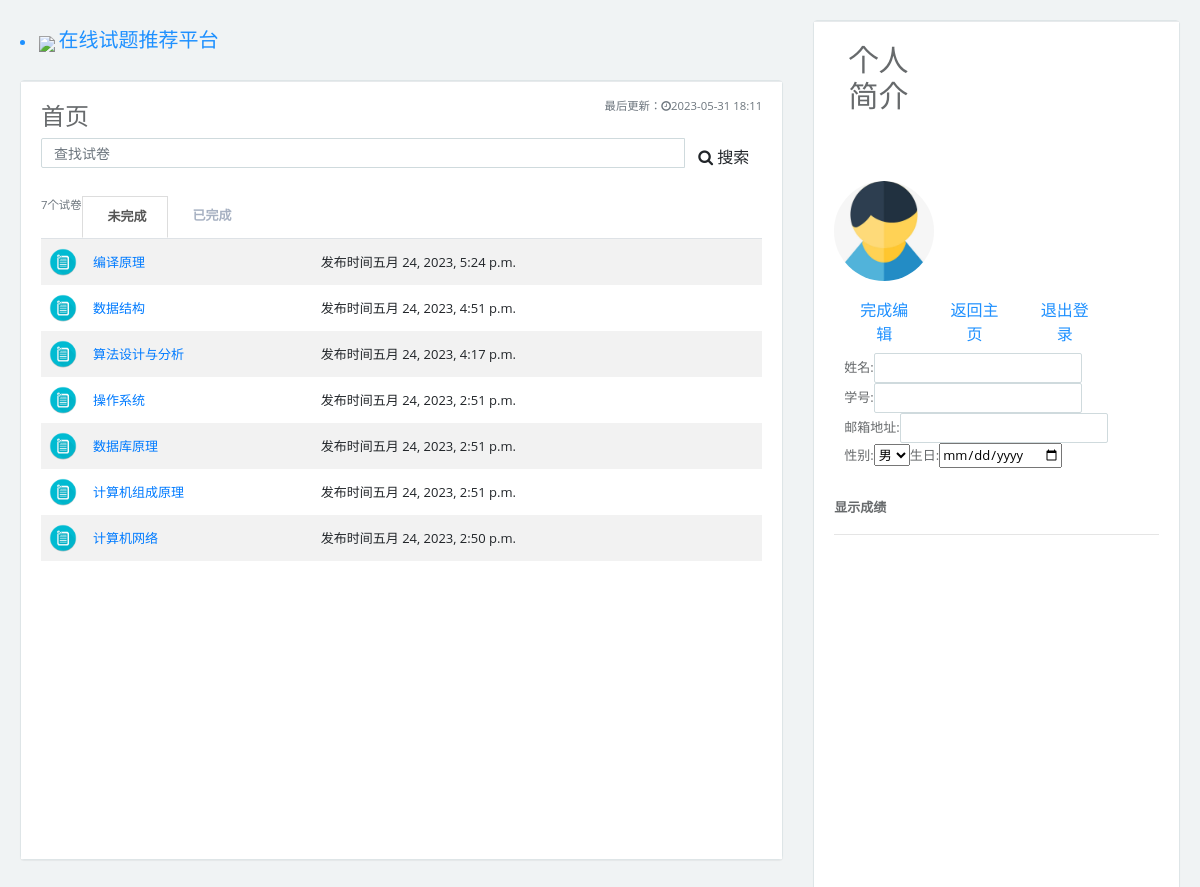
The page /edit/ (signed in) on the database its author committed.
### testsystem/models.py (models this page shows, shortened)
class Paper(models.Model):
    paper_text = models.CharField('试卷标题', max_length=128)
    pub_date = models.DateTimeField('发布日期', auto_now_add=True)
    time = models.TimeField("限时")
    class Meta:
        verbose_name = '试卷'
        verbose_name_plural = verbose_name

### testsystem/views.py (the view, shortened to what this page needs)
# urls.py: path('edit/', views.edit, name='edit'),
def edit(request):
    if not request.session.get('is_login', None):  # 未登录则限制访问
        return redirect('/login/')
    user_info = User.objects.get(idcard=request.session['user_idcard'])
    paper_list = Paper.objects.order_by('-id')
    paper_count = Paper.objects.all().count()
    score_list = Score.objects.filter(user_id=request.session['user_id'])
    paper_finish = Score.objects.filter(user_id=request.session['user_id']).values_list('paper_id__paper_text',
                                                                                        'paper_id__id',
                                                                                        'paper_id__pub_date')
    paper_nofinish = []
    for i in paper_list:
        flag = False
        for j in paper_finish:
            if i.id == j[1]:
                flag = True
        if not flag:
            paper_nofinish.append(i)
    edit_form = forms.EditForm(request.POST)
    return render(request, 'testsystem/edit.html', locals())

### testsystem/forms.py
class EditForm(forms.Form):
    gender = (
        ('male', "男"),
        ('female', "女"),
    )
    username = forms.CharField(label="姓名", max_length=128, widget=forms.TextInput(attrs={'class': 'form-control'}))
    idcard = forms.CharField(label="学号", max_length=12, widget=forms.TextInput(attrs={'class': 'form-control'}))
    email = forms.EmailField(label="邮箱地址", widget=forms.EmailInput(attrs={'class': 'form-control'}))
    sex = forms.ChoiceField(label='性别', choices=gender)
    birthday = forms.DateField(label="生日", widget=forms.DateInput(attrs={'type': 'date'}))

### testsystem/templates/testsystem/edit.html (shortened to what this page needs)
{% load static %}
<!DOCTYPE html>
<html lang="en">
<head>
    <link href="{% static 'login/css/bootstrap.min.css' %}" rel="stylesheet">
    <link href="{% static 'login/css/font-awesome.css' %}" rel="stylesheet">
    <link href="{% static 'login/css/animate.css' %}" rel="stylesheet">
    <link href="{% static 'login/css/style.css' %}" rel="stylesheet">
</head>
<body class="gray-bg">
    <div class="wrapper wrapper-content  animated fadeInRight">
        <div class="row">
            <div class="col-sm-8">
                <div class="left">
                    <li style="color: dodgerblue">
                        <img src="/static/admin/simpleui-x/img/favicon.png"} style="width: 50px;left: auto">
                        <a class="navbar-brand" href="#" style="color: dodgerblue;right: auto">在线试题推荐平台</a>
                    </li>
                </div>
                <br>
                <div class="ibox">
                    <div class="ibox-content">
                        <span class="text-muted small pull-right">最后更新：<i class="fa fa-clock-o"></i>{% now "Y-m-d H:i" %}</span>
                        <h2>首页</h2>
                        <div class="input-group">
                            <input type="text" placeholder="查找试卷" class="input form-control">
                            <span class="input-group-btn">
                                        <button type="button" class="btn"> <i class="fa fa-search"></i> 搜索</button>
                                </span>
                        </div>
                        <div class="clients-list">
                            <ul class="nav nav-tabs">
                                <span class="pull-right small text-muted">{{paper_count}}个试卷</span>
                                <li class="active"><a data-toggle="tab" href="#tab-1"> 未完成</a>
                                </li>
                                <li class=""><a data-toggle="tab" href="#tab-2"> 已完成</a>
                                </li>
                            </ul>
                            <div class="tab-content">
                                <div id="tab-1" class="tab-pane active">
                                    <div class="full-height-scroll">
                                        <div class="table-responsive">
                                            <table class="table table-striped table-hover">
                                                <tbody>
                                                    {% for paper in paper_nofinish %}
                                                    <tr>
                                                        <td class="client-avatar"><img alt="image" src="{% static 'login/image/paper.jpg' %}"> </td>
                                                        <td><a href="{% url 'testsystem:paper' paper.id %}">{{paper.paper_text}}</a></td>
                                                        <td> 发布时间{{paper.pub_date}}</td>
                                                    </tr>
                                                    {% endfor %}
                                                </tbody>
                                            </table>
                                        </div>
                                    </div>
                                </div>
                            </div>
                        </div>
                    </div>
                </div>
            </div>
            <div class="col-sm-4">
                <div class="ibox ">
                    <div class="ibox-content">
                        <div class="tab-content">
                            <div id="contact-1" class="tab-pane active">
                                <div class="row m-b-lg">
                                    <div class="col-lg-4 text-center">
                                        <h1>
                                            <a>
                                                个人简介
                                            </a>
                                        </h1>
                                        <br><br><br>
                                        <div class="m-b-sm">
                                            <img alt="image" class="img-circle" src="{% static 'media/student.jpg' %}" id="avatar" style="width: 100px">
                                        </div>
                                    </div>
                                    <div class="container">
                                            <div class="col">
                                                <form class="form-row" action="/edited/" method="post">
                                                <div>
                                                      <button type="submit" class="btn btn-rounded" style="color: dodgerblue;width: 80px">完成编辑</button>
                                                      <a class="link" href="/index/">
                                                        <button type="button" class="btn btn-rounded" style="color: dodgerblue;width: 80px" >
                                                            返回主页
                                                        </button>
                                                      </a>
                                                      <a class="link" href="/logout/">
                                                        <button type="button" class="btn btn-rounded" style="color: dodgerblue;width: 80px" >
                                                            退出登录
                                                        </button>
                                                      </a>
                                                  </div><br><br>
                                                  <div class="form-inline">
                                                      {{ edit_form.username.label_tag }}
                                                      {{ edit_form.username}}
                                                  </div><br><div class="form-inline">
                                                      {{ edit_form.idcard.label_tag }}
                                                      {{ edit_form.idcard}}
                                                  </div><br><div class="form-inline">
                                                      {{ edit_form.email.label_tag }}
                                                      {{ edit_form.email }}
                                                  </div><br>
                                                  <div class="form-inline">
                                                      {{ edit_form.sex.label_tag }}
                                                      {{ edit_form.sex }}
                                                      {{ edit_form.birthday.label_tag }}
                                                      {{ edit_form.birthday }}
                                                  </div>
                                                </form>
                                            </div>
                                    </div>
                                </div>
                                <div class="detail">
                                    <div class="scroll">
                                        <strong>显示成绩</strong>
                                        <hr/>
                                    </div>
                                </div>
                            </div>
                        </div>
                    </div>
                </div>
            </div>
        </div>
    </div>
    {% block  particles %}
            <div id="particles-js"></div>
    {% endblock %}
</body>
</html>

### testsystem/templates/testsystem/edit.html (style rules this page uses)
.detail { position: relative; height: 525px; }
#particles-js { position: fixed; top: 0px; left: 0px; right: 0px; bottom: 0px; z-index: -1; }

### rows shown on the page
Paper: paper_text "编译原理", pub_date "五月 24, 2023, 5:24 p.m."
Paper: paper_text "数据结构", pub_date "五月 24, 2023, 4:51 p.m."
Paper: paper_text "算法设计与分析", pub_date "五月 24, 2023, 4:17 p.m."
Paper: paper_text "操作系统", pub_date "五月 24, 2023, 2:51 p.m."
Paper: paper_text "数据库原理", pub_date "五月 24, 2023, 2:51 p.m."
Paper: paper_text "计算机组成原理", pub_date "五月 24, 2023, 2:51 p.m."
Paper: paper_text "计算机网络", pub_date "五月 24, 2023, 2:50 p.m."

### other values the page prints
{{ paper_count }} "7"
{{ edit_form.username.label_tag }} "姓名:"
{{ edit_form.idcard.label_tag }} "学号:"
{{ edit_form.email.label_tag }} "邮箱地址:"
{{ edit_form.sex.label_tag }} "性别:"
{{ edit_form.birthday.label_tag }} "生日:"
